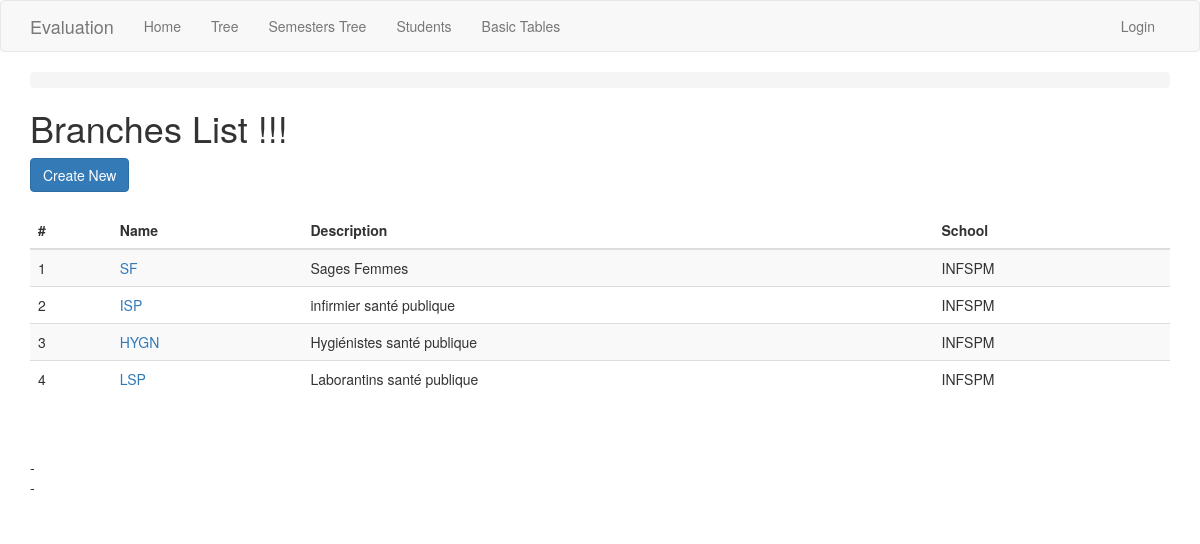
/branch/, run on the app's committed database.
### app/models.py (models this page shows, shortened)
class Branch(db.Model):
    id = db.Column(db.Integer, primary_key=True)
    name = db.Column(db.String(100), index=True, unique=True)
    description = db.Column(db.String(150))
    school_id = db.Column(db.Integer, db.ForeignKey('school.id'))
    students = db.relationship('Student', backref='branch')
    semesters = db.relationship('Semester', backref='branch')
    promos = db.relationship('Promo', backref='branch', order_by='Promo.start_date, Promo.name')

class School(db.Model):
    id = db.Column(db.Integer, primary_key=True)
    name = db.Column(db.String(100), index=True, unique=True)
    description = db.Column(db.String(150))
    branches = db.relationship('Branch', backref='school')

### app/routesBasicTables.py (the view)
@app.route('/branch/')
@register_breadcrumb(app, '.basic.branch', 'Branches')
def branch_index():
    branches = Branch.query.order_by(Branch.school_id).all()
    return render_template('basic-forms/branch/index.html', title='Branches List', branches=branches)

### app/templates/basic-forms/branch/index.html (shortened to what this page needs)
{% extends "base.html" %}
{% block app_content %}
  <h1>Branches List !!!</h1>
  <div>
      <a class="btn btn-primary" href="{{ url_for('branch_create') }}">Create New</a>
  </div>
  <div>
    <table class="table table-striped">
      <thead>
        <tr>
          <th scope="col">#</th>
          <th scope="col">Name</th>
          <th scope="col">Description</th>
          <th scope="col">School</th>
        </tr>
      </thead>
      <tbody>
      {% for branch in branches %}
        <tr>
          <td>{{loop.index}}</td>
          <td><a href="{{ url_for('branch_view', id=branch.id) }}">{{ branch.name }}</a></td>
          <td>{{ branch.description | replace("None", "") }}</td>
          <td>{{ branch.school.name | replace("None", "") }}</td>
        </tr>
      {% endfor %}
      </tbody>
    </table>
    - </br>
    - </br>
  </div>
{% endblock %}

### data on the page
Branch: name "SF", description "Sages Femmes", school.name "INFSPM"
Branch: name "ISP", description "infirmier santé publique", school.name "INFSPM"
Branch: name "HYGN", description "Hygiénistes santé publique", school.name "INFSPM"
Branch: name "LSP", description "Laborantins santé publique", school.name "INFSPM"
